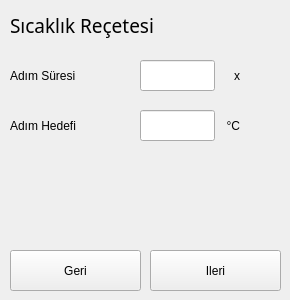
        <widget class="QWidget" name="page_2">
         <widget class="QLabel" name="label_12">
          <property name="geometry">
           <rect>
            <x>10</x>
            <y>110</y>
            <width>141</width>
            <height>31</height>
           </rect>
          </property>
          <property name="text">
           <string>Adım Hedefi</string>
          </property>
         </widget>
         <widget class="QLabel" name="label_11">
          <property name="geometry">
           <rect>
            <x>10</x>
            <y>60</y>
            <width>141</width>
            <height>31</height>
           </rect>
          </property>
          <property name="text">
           <string>Adım Süresi</string>
          </property>
         </widget>
         <widget class="QLabel" name="label_31">
          <property name="geometry">
           <rect>
            <x>10</x>
            <y>10</y>
            <width>211</width>
            <height>31</height>
           </rect>
          </property>
          <property name="font">
           <font>
            <family>Gill Sans MT</family>
            <pointsize>14</pointsize>
            <weight>9</weight>
            <italic>false</italic>
            <bold>false</bold>
           </font>
          </property>
          <property name="text">
           <string>Sıcaklık Reçetesi</string>
          </property>
         </widget>
         <widget class="QPushButton" name="bTForward2">
          <property name="geometry">
           <rect>
            <x>150</x>
            <y>250</y>
            <width>131</width>
            <height>41</height>
           </rect>
          </property>
          <property name="text">
           <string>Ileri</string>
          </property>
         </widget>
         <widget class="QPushButton" name="bTBack2">
          <property name="geometry">
           <rect>
            <x>10</x>
            <y>250</y>
            <width>131</width>
            <height>41</height>
           </rect>
          </property>
          <property name="text">
           <string>Geri</string>
          </property>
         </widget>
         <widget class="QLabel" name="label_255">
          <property name="geometry">
           <rect>
            <x>220</x>
            <y>110</y>
            <width>20</width>
            <height>31</height>
           </rect>
          </property>
          <property name="text">
           <string>°C</string>
          </property>
          <property name="alignment">
           <set>Qt::AlignRight|Qt::AlignTrailing|Qt::AlignVCenter</set>
          </property>
         </widget>
         <widget class="QLabel" name="laTLinDurationSave">
          <property name="geometry">
           <rect>
            <x>220</x>
            <y>60</y>
            <width>20</width>
            <height>31</height>
           </rect>
          </property>
          <property name="text">
           <string>x</string>
          </property>
          <property name="alignment">
           <set>Qt::AlignRight|Qt::AlignTrailing|Qt::AlignVCenter</set>
          </property>
         </widget>
         <widget class="QLineEdit" name="leTLDuration">
          <property name="geometry">
           <rect>
            <x>140</x>
            <y>60</y>
            <width>75</width>
            <height>31</height>
           </rect>
          </property>
          <property name="font">
           <font>
            <family>Gill Sans MT</family>
            <pointsize>14</pointsize>
            <weight>9</weight>
            <italic>false</italic>
            <bold>false</bold>
           </font>
          </property>
          <property name="alignment">
           <set>Qt::AlignRight|Qt::AlignTrailing|Qt::AlignVCenter</set>
          </property>
         </widget>
         <widget class="QLineEdit" name="leTLTarget">
          <property name="geometry">
           <rect>
            <x>140</x>
            <y>110</y>
            <width>75</width>
            <height>31</height>
           </rect>
          </property>
          <property name="font">
           <font>
            <family>Gill Sans MT</family>
            <pointsize>14</pointsize>
            <weight>9</weight>
            <italic>false</italic>
            <bold>false</bold>
           </font>
          </property>
          <property name="alignment">
           <set>Qt::AlignRight|Qt::AlignTrailing|Qt::AlignVCenter</set>
          </property>
         </widget>
        </widget>
